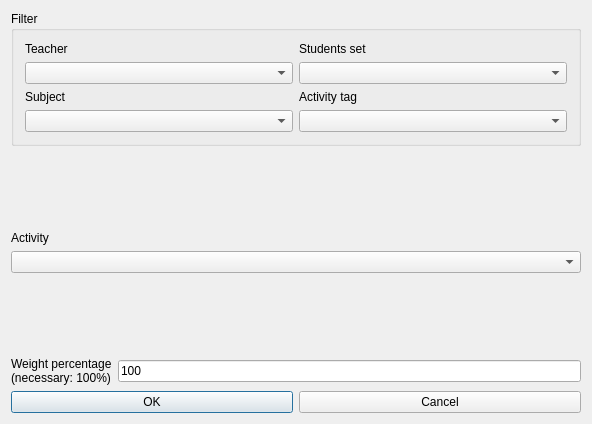
<?xml version="1.0" encoding="UTF-8"?>
<ui version="4.0">
 <class>ModifyConstraintActivityEndsTeachersDayForm_template</class>
 <widget class="QDialog" name="ModifyConstraintActivityEndsTeachersDayForm_template">
  <property name="geometry">
   <rect>
    <x>0</x>
    <y>0</y>
    <width>592</width>
    <height>424</height>
   </rect>
  </property>
  <property name="windowTitle">
   <string extracomment="This is the title of the dialog to modify a constraint of this type">Modify activity ends teachers day</string>
  </property>
  <layout class="QGridLayout" name="gridLayout_2">
   <item row="0" column="0">
    <widget class="QGroupBox" name="filterGroupBox">
     <property name="title">
      <string>Filter</string>
     </property>
     <layout class="QGridLayout" name="gridLayout">
      <item row="0" column="0">
       <widget class="QLabel" name="teachersTextLabel">
        <property name="text">
         <string>Teacher</string>
        </property>
        <property name="wordWrap">
         <bool>false</bool>
        </property>
       </widget>
      </item>
      <item row="0" column="1">
       <widget class="QLabel" name="studentsTextLabel">
        <property name="text">
         <string>Students set</string>
        </property>
        <property name="wordWrap">
         <bool>false</bool>
        </property>
       </widget>
      </item>
      <item row="1" column="0">
       <widget class="QComboBox" name="teachersComboBox"/>
      </item>
      <item row="1" column="1">
       <widget class="QComboBox" name="studentsComboBox"/>
      </item>
      <item row="2" column="0">
       <widget class="QLabel" name="subjectsTextLabel">
        <property name="text">
         <string>Subject</string>
        </property>
        <property name="wordWrap">
         <bool>false</bool>
        </property>
       </widget>
      </item>
      <item row="2" column="1">
       <widget class="QLabel" name="activityTagsTextLabel">
        <property name="text">
         <string>Activity tag</string>
        </property>
        <property name="wordWrap">
         <bool>false</bool>
        </property>
       </widget>
      </item>
      <item row="3" column="0">
       <widget class="QComboBox" name="subjectsComboBox"/>
      </item>
      <item row="3" column="1">
       <widget class="QComboBox" name="activityTagsComboBox"/>
      </item>
     </layout>
    </widget>
   </item>
   <item row="1" column="0">
    <spacer name="spacer3">
     <property name="orientation">
      <enum>Qt::Vertical</enum>
     </property>
     <property name="sizeType">
      <enum>QSizePolicy::Expanding</enum>
     </property>
     <property name="sizeHint" stdset="0">
      <size>
       <width>20</width>
       <height>40</height>
      </size>
     </property>
    </spacer>
   </item>
   <item row="2" column="0">
    <layout class="QVBoxLayout" name="verticalLayout">
     <item>
      <widget class="QLabel" name="activityTextLabel">
       <property name="frameShape">
        <enum>QFrame::NoFrame</enum>
       </property>
       <property name="frameShadow">
        <enum>QFrame::Plain</enum>
       </property>
       <property name="text">
        <string>Activity</string>
       </property>
       <property name="wordWrap">
        <bool>false</bool>
       </property>
      </widget>
     </item>
     <item>
      <widget class="QComboBox" name="activitiesComboBox">
       <property name="editable">
        <bool>false</bool>
       </property>
       <property name="insertPolicy">
        <enum>QComboBox::NoInsert</enum>
       </property>
       <property name="duplicatesEnabled">
        <bool>false</bool>
       </property>
      </widget>
     </item>
    </layout>
   </item>
   <item row="3" column="0">
    <spacer name="spacer2">
     <property name="orientation">
      <enum>Qt::Vertical</enum>
     </property>
     <property name="sizeType">
      <enum>QSizePolicy::Expanding</enum>
     </property>
     <property name="sizeHint" stdset="0">
      <size>
       <width>20</width>
       <height>47</height>
      </size>
     </property>
    </spacer>
   </item>
   <item row="4" column="0">
    <layout class="QHBoxLayout">
     <item>
      <widget class="QLabel" name="weightTextLabel">
       <property name="frameShape">
        <enum>QFrame::NoFrame</enum>
       </property>
       <property name="frameShadow">
        <enum>QFrame::Plain</enum>
       </property>
       <property name="text">
        <string>Weight percentage
(necessary: 100%)</string>
       </property>
       <property name="wordWrap">
        <bool>false</bool>
       </property>
      </widget>
     </item>
     <item>
      <widget class="QLineEdit" name="weightLineEdit">
       <property name="text">
        <string notr="true">100</string>
       </property>
      </widget>
     </item>
    </layout>
   </item>
   <item row="5" column="0">
    <layout class="QHBoxLayout">
     <item>
      <widget class="QPushButton" name="okPushButton">
       <property name="text">
        <string>OK</string>
       </property>
      </widget>
     </item>
     <item>
      <widget class="QPushButton" name="cancelPushButton">
       <property name="text">
        <string>Cancel</string>
       </property>
      </widget>
     </item>
    </layout>
   </item>
  </layout>
 </widget>
 <layoutdefault spacing="6" margin="11"/>
 <resources/>
 <connections/>
</ui>
